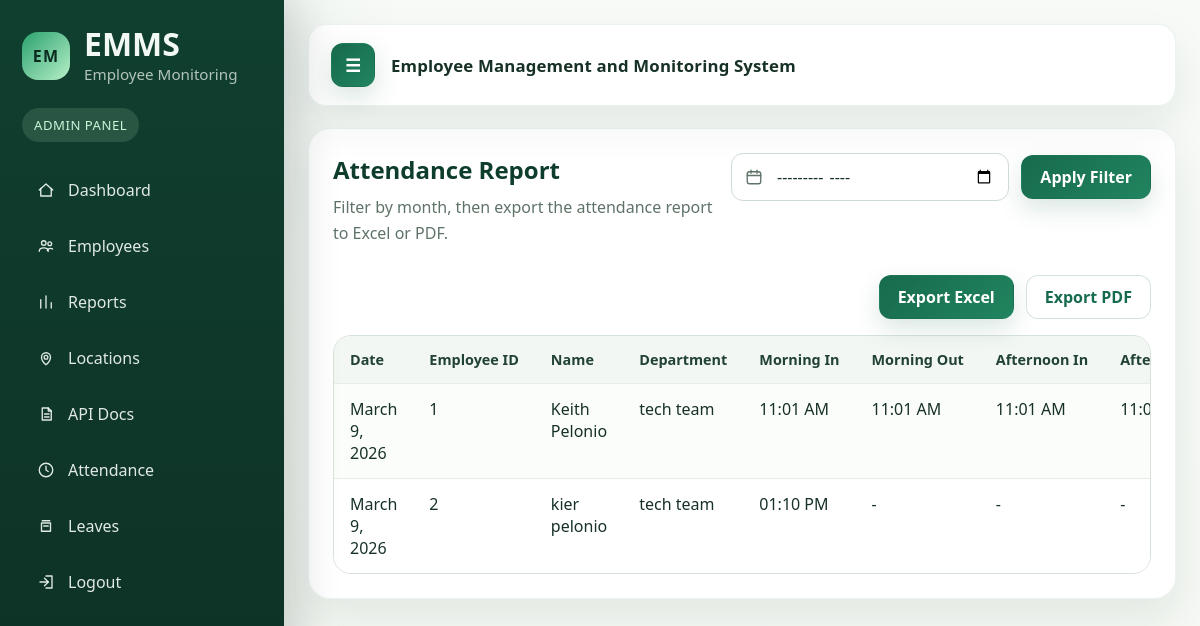
/reports/ (signed in), run on an earlier commit of the app's database.
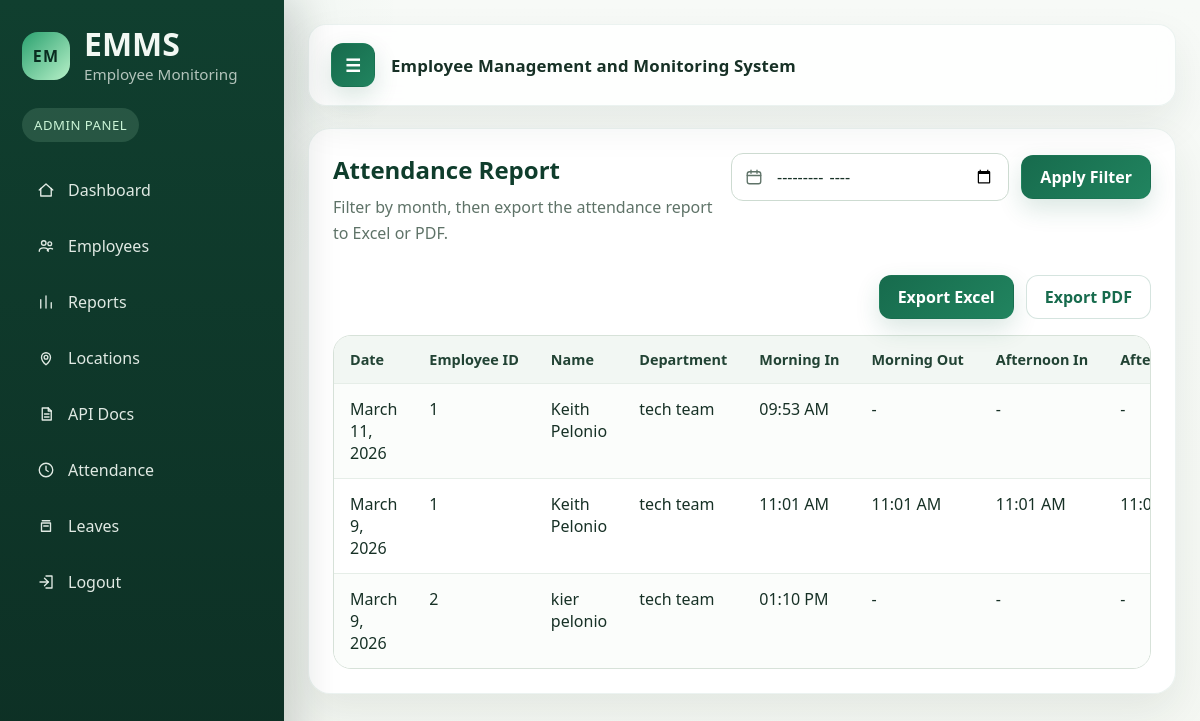
And on a later commit of the database.
### EmployeeAttendance/models.py (models this page shows, shortened)
class Attendance(models.Model):
    REQUIRED_HOURS = 8
    OVERTIME_HOURS = 9
    STEP_SEQUENCE = [
        ("morning_in", "Morning In"),
        ("morning_out", "Morning Out"),
        ("afternoon_in", "Afternoon In"),
        ("afternoon_out", "Afternoon Out"),
    ]
    employee = models.ForeignKey(Employee, on_delete=models.CASCADE)
    date = models.DateField(default=timezone.localdate)
    morning_in = models.DateTimeField(null=True, blank=True)
    morning_out = models.DateTimeField(null=True, blank=True)
    afternoon_in = models.DateTimeField(null=True, blank=True)
    afternoon_out = models.DateTimeField(null=True, blank=True)
    @property
    def morning_hours(self):
        if self.morning_in and self.morning_out:
            duration = self.morning_out - self.morning_in
            return round(duration.total_seconds() / 3600, 2)
        return 0
    @property
    def afternoon_hours(self):
        if self.afternoon_in and self.afternoon_out:
            duration = self.afternoon_out - self.afternoon_in
            return round(duration.total_seconds() / 3600, 2)
        return 0
    @property
    def total_hours(self):
        return self.morning_hours + self.afternoon_hours

class Employee(models.Model):
    STATUS_ACTIVE = "Active"
    STATUS_NON_ACTIVE = "Non-Active"
    STATUS_CHOICES = [
        (STATUS_ACTIVE, "Active"),
        (STATUS_NON_ACTIVE, "Non-Active"),
    ]
    user = models.OneToOneField(User, on_delete=models.CASCADE, null=True, blank=True)
    employee_id = models.CharField(max_length=50, unique=True)
    name = models.CharField(max_length=150)
    department = models.CharField(max_length=100)
    status = models.CharField(max_length=20, choices=STATUS_CHOICES, default=STATUS_ACTIVE)

### EmployeeAttendance/views/reports.py (the view)
# urls.py: path("reports/", views.report_view, name="report_view"),
@login_required
@user_passes_test(is_admin)
def report_view(request):
    month = request.GET.get("month")
    attendances, invalid_month = get_report_attendances(month)
    attach_invalid_month_message(request, invalid_month)
    return render(request, "report.html", {"attendances": attendances})

### EmployeeAttendance/services/reports.py (called while the page is built, shortened)
def get_report_attendances(month):
    attendances = Attendance.objects.select_related("employee").order_by("-date")
    invalid_month = False
    return attendances, invalid_month

def attach_invalid_month_message(request, invalid_month):
    if invalid_month:
        messages.error(request, "Invalid month format")

### EmployeeAttendance/utils/auth.py (called while the page is built)
def is_admin(user):
    return user.is_superuser

### EmployeeAttendance/templates/report.html (shortened to what this page needs)
{% extends "base.html" %}
{% block content %}
<section class="content-card report-card">
    <div class="report-toolbar">
        <div class="report-intro">
            <h2>Attendance Report</h2>
            <p class="muted">Filter by month, then export the attendance report to Excel or PDF.</p>
        </div>
        <form method="get" class="report-filter-bar">
            <div class="filter-field filter-field-month">
                <span class="filter-icon" aria-hidden="true">
                </span>
                <input id="month" type="month" name="month" value="{{ request.GET.month }}" aria-label="Filter attendance report by month">
            </div>
            <div class="filter-actions">
                <button type="submit">Apply Filter</button>
            </div>
        </form>
    </div>
    <div class="actions report-actions">
        <a href="{% url 'export_excel' %}?month={{ request.GET.month }}" class="btn">Export Excel</a>
        <a href="{% url 'export_pdf' %}?month={{ request.GET.month }}" class="btn btn-soft">Export PDF</a>
    </div>
    <div class="table-wrap">
        <table>
            <tr>
                <th>Date</th>
                <th>Employee ID</th>
                <th>Name</th>
                <th>Department</th>
                <th>Morning In</th>
                <th>Morning Out</th>
                <th>Afternoon In</th>
                <th>Afternoon Out</th>
            </tr>
            {% for a in attendances %}
            <tr>
                <td>{{ a.date }}</td>
                <td>{{ a.employee.employee_id }}</td>
                <td>{{ a.employee.name }}</td>
                <td>{{ a.employee.department }}</td>
                <td>{{ a.morning_in|date:"h:i A"|default:"-" }}</td>
                <td>{{ a.morning_out|date:"h:i A"|default:"-" }}</td>
                <td>{{ a.afternoon_in|date:"h:i A"|default:"-" }}</td>
                <td>{{ a.afternoon_out|date:"h:i A"|default:"-" }}</td>
            </tr>
            {% empty %}
            <tr>
                <td colspan="9">No attendance records found.</td>
            </tr>
            {% endfor %}
        </table>
    </div>
</section>
{% endblock %}

What changed in the data, as far as the page shows it:
added Attendance: date "March 11, 2026", employee.employee_id "1", employee.name "Keith Pelonio", employee.department "tech team", morning_in "09:53 AM", morning_out "-", afternoon_in "-", afternoon_out "-"
